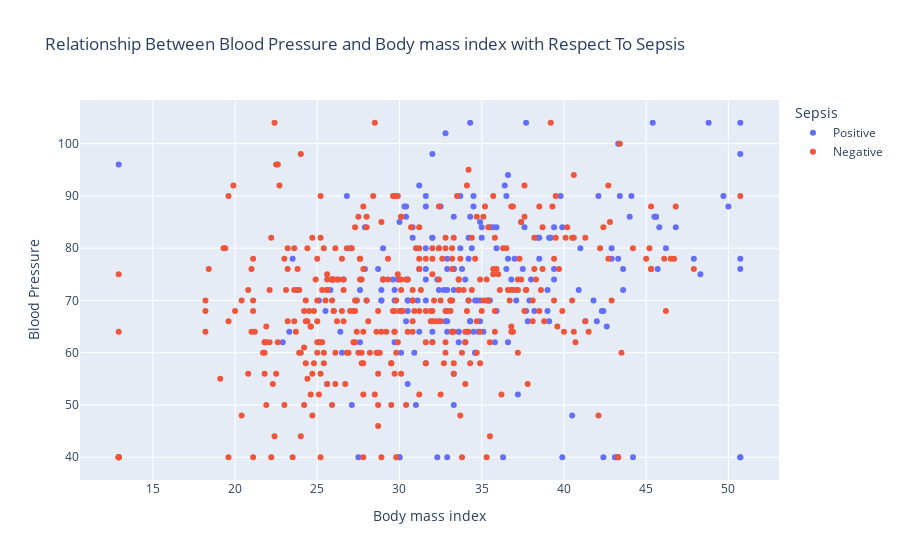

The notebook cell this image was saved under:
### Markdown cell above
#### 6.1 visualization of the Body mass index and Blood Pressure with resprect to the  target

### Code cell
fig_4=px.scatter(train, x="Body mass index", y= "Blood Pressure",color= "Sepsis", 
                 title= "Relationship Between Blood Pressure and Body mass index with Respect To Sepsis")

iplot(fig_4)

### Figure 1 — Plotly figure (JSON) as saved in the notebook; plotly's stock layout.template omitted (floating-point values rounded to 4 significant figures; data arrays with more than 128 entries replaced by an {"elided": "..."} marker saying what was removed)
{"data": [{"hovertemplate": "Sepsis=Positive<br>Body mass index=%{x}<br>Blood Pressure=%{y}<extra></extra>", "legendgroup": "Positive", "marker": {"color": "#636efa", "symbol": "circle"}, "mode": "markers", "name": "Positive", "orientation": "v", "showlegend": true, "type": "scatter", "x": {"elided": "208 float values"}, "xaxis": "x", "y": {"elided": "208 int values"}, "yaxis": "y"}, {"hovertemplate": "Sepsis=Negative<br>Body mass index=%{x}<br>Blood Pressure=%{y}<extra></extra>", "legendgroup": "Negative", "marker": {"color": "#EF553B", "symbol": "circle"}, "mode": "markers", "name": "Negative", "orientation": "v", "showlegend": true, "type": "scatter", "x": {"elided": "391 float values"}, "xaxis": "x", "y": {"elided": "391 int values"}, "yaxis": "y"}], "layout": {"legend": {"title": {"text": "Sepsis"}, "tracegroupgap": 0}, "title": {"text": "Relationship Between Blood Pressure and Body mass index with Respect To Sepsis"}, "xaxis": {"anchor": "y", "domain": [0, 1], "title": {"text": "Body mass index"}}, "yaxis": {"anchor": "x", "domain": [0, 1], "title": {"text": "Blood Pressure"}}}}
